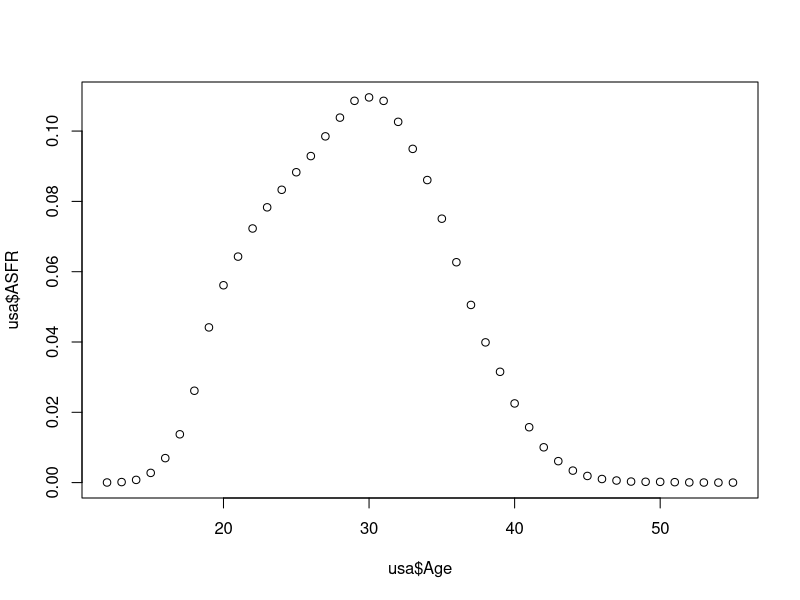
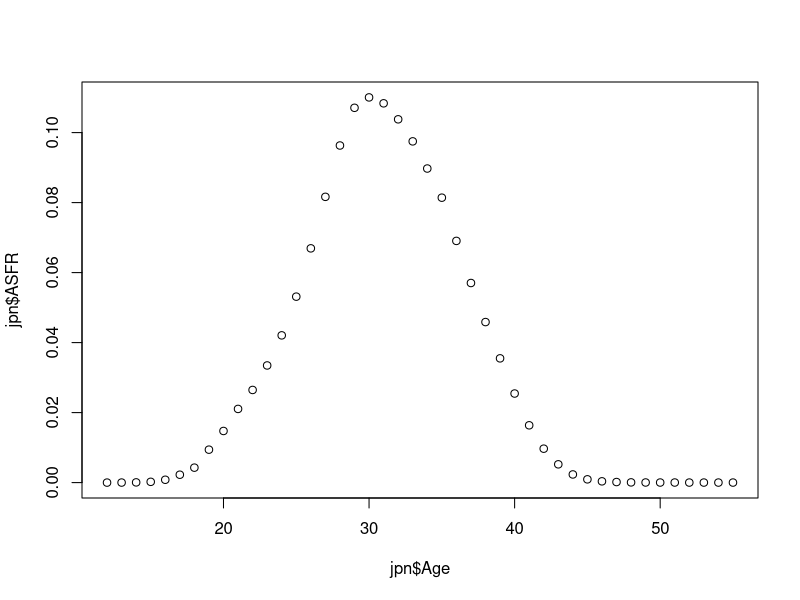
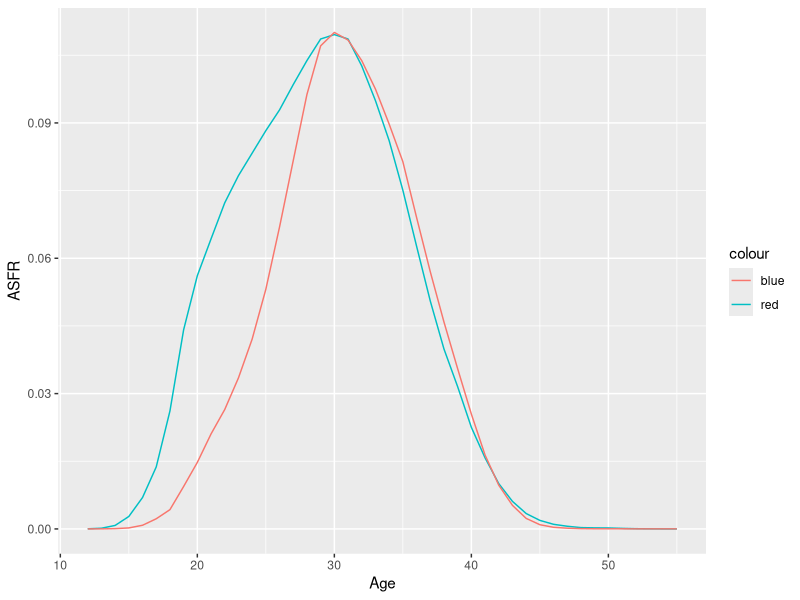

Generate these figures, in order, with R:
# Using: ASFR from asfrRR.txt from HFD

data <- read.table("asfrRR.txt", header=TRUE)
data$Age[data$Age == "-12"] <- 12
data$Age[data$Age == "55+"] <- 55

data$Age <- as.numeric(data$Age)

usa <- data[data$Country == "USA", ,]
jpn <- data[data$Country == "JPN", ,]

# TFR = sum f(a) \times ASFR  / sum f(a)

TFR_usa <- sum(usa$ASFR)
TFR_jpn <- sum(jpn$ASFR)

# MAC = sum f(a) (a + 0.5) / sum f(a)

MAC_usa <- 0
MAC_jpn <- 0

for (a in 12:55) {
  MAC_usa <- MAC_usa + (a + 0.5) * usa$ASFR[usa$Age == a]
  MAC_jpn <- MAC_jpn + (a + 0.5) * jpn$ASFR[jpn$Age == a]
}

# Above is inefficient. This is an alternative solution:
# MAC_usa <- sum((usa$Age + 0.5) * usa$ASFR) / sum(usa$ASFR)
# MAC_jpn <- sum((jpn$Age + 0.5) * jpn$ASFR) / sum(jpn$ASFR)

MAC_usa <- MAC_usa / TFR_usa
MAC_jpn <- MAC_jpn / TFR_jpn

plot(usa$Age, usa$ASFR)

plot(jpn$Age, jpn$ASFR)

library(ggplot2)

ggplot()+
  geom_line(data = usa, mapping=aes(x = Age, y = ASFR, col="red")) +
  geom_line(data = jpn, mapping=aes(x = Age, y = ASFR, col="blue"))
